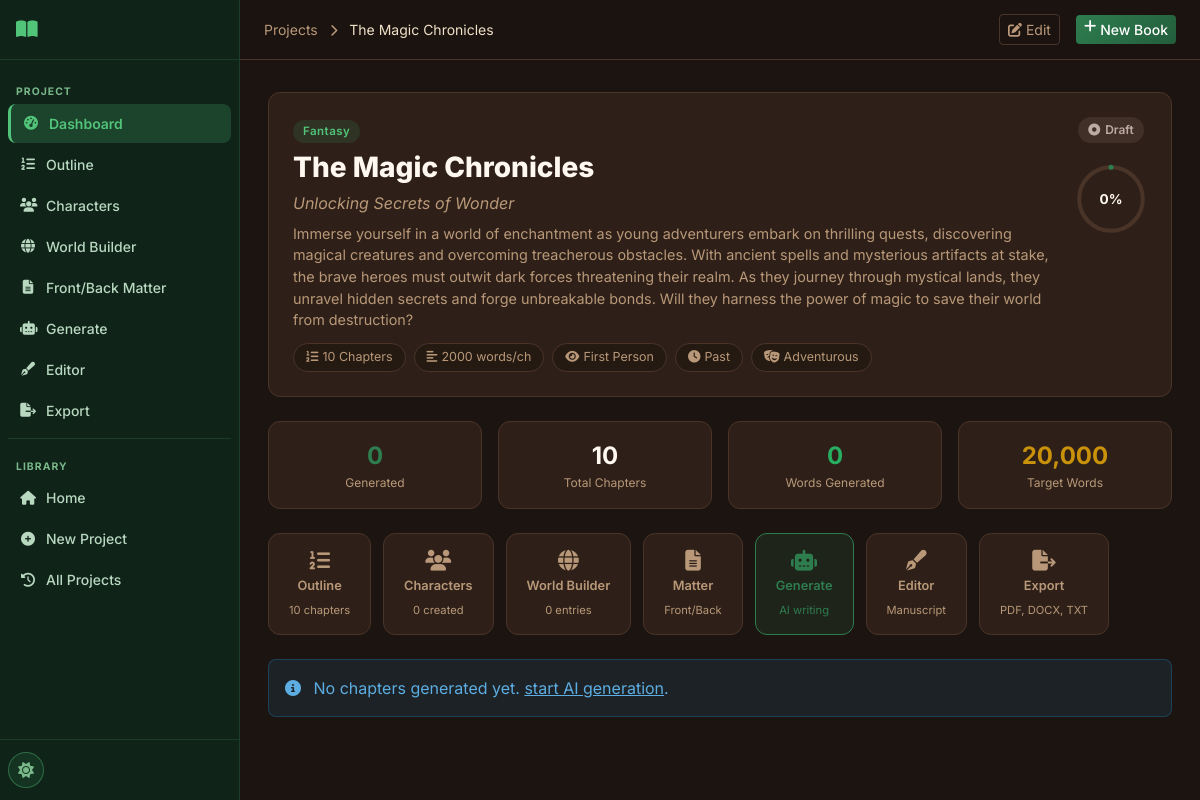
The app's page /project/15, older data.
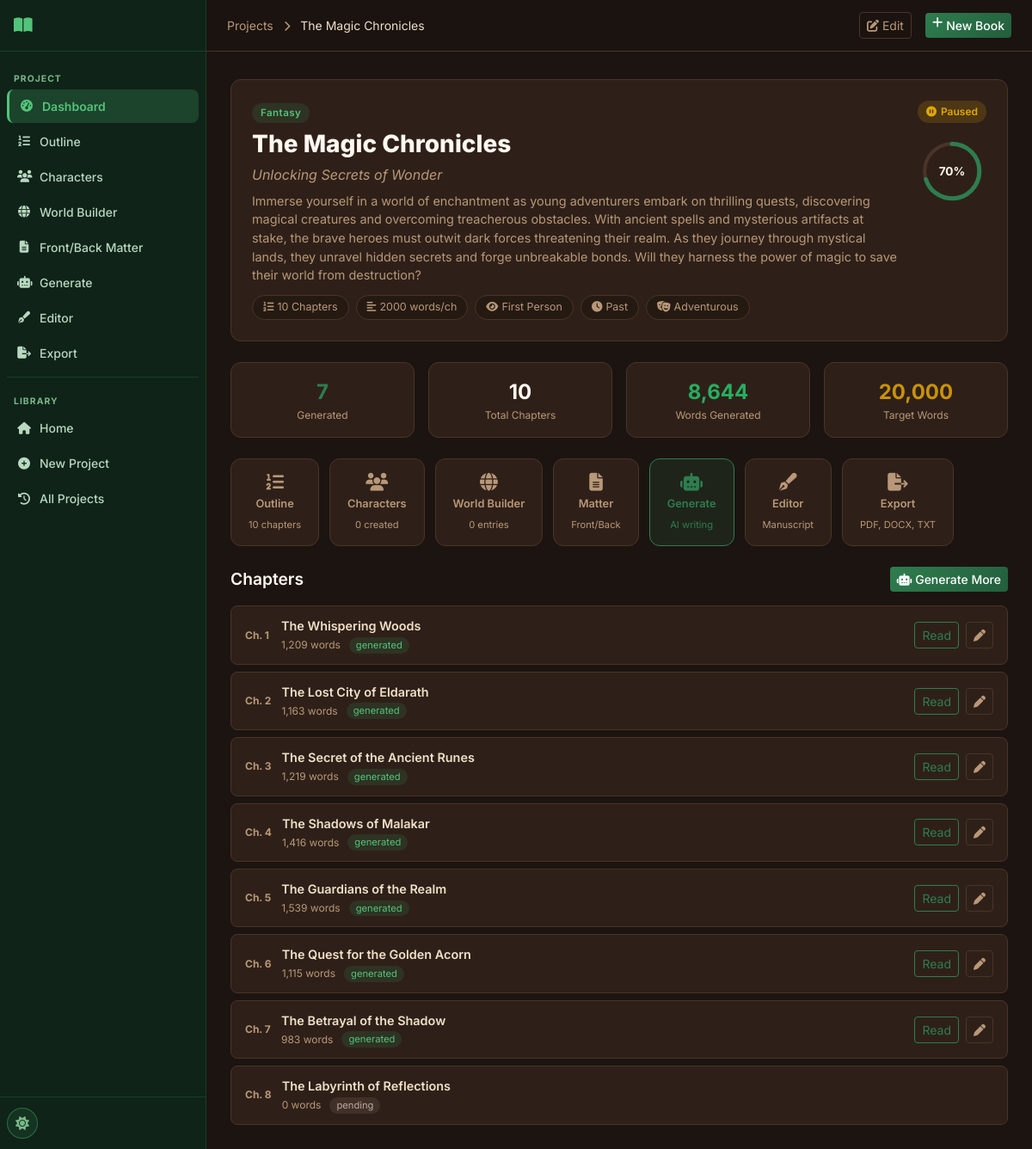
The same page, newer data.
### tables this page shows
CREATE TABLE projects (
    id INTEGER PRIMARY KEY AUTOINCREMENT,
    title TEXT NOT NULL,
    subtitle TEXT DEFAULT '',
    genre TEXT DEFAULT 'Fantasy',
    audience TEXT DEFAULT 'Adult',
    description TEXT DEFAULT '',
    language TEXT DEFAULT 'English',
    story_type TEXT DEFAULT 'Novel',
    writing_style TEXT DEFAULT 'Descriptive',
    point_of_view TEXT DEFAULT 'Third Person Limited',
    tense TEXT DEFAULT 'Past',
    tone TEXT DEFAULT 'Adventurous',
    num_chapters INTEGER DEFAULT 10,
    words_per_chapter INTEGER DEFAULT 2000,
    creativity_level TEXT DEFAULT 'balanced',
    temperature REAL DEFAULT 0.7,
    top_p REAL DEFAULT 0.9,
    max_tokens INTEGER DEFAULT 4096,
    status TEXT DEFAULT 'draft',
    current_chapter INTEGER DEFAULT 0,
    total_words INTEGER DEFAULT 0,
    cover_prompt TEXT DEFAULT '',
    include_images INTEGER DEFAULT 0,
    images_per_chapter INTEGER DEFAULT 1,
    image_style TEXT DEFAULT 'Realistic',
    created_at TIMESTAMP DEFAULT CURRENT_TIMESTAMP,
    updated_at TIMESTAMP DEFAULT CURRENT_TIMESTAMP
);

CREATE TABLE chapters (
    id INTEGER PRIMARY KEY AUTOINCREMENT,
    project_id INTEGER NOT NULL,
    chapter_number INTEGER NOT NULL,
    chapter_title TEXT DEFAULT '',
    content TEXT DEFAULT '',
    word_count INTEGER DEFAULT 0,
    summary TEXT DEFAULT '',
    status TEXT DEFAULT 'pending',
    important_events TEXT DEFAULT '',
    characters_introduced TEXT DEFAULT '',
    character_changes TEXT DEFAULT '',
    locations TEXT DEFAULT '',
    timeline_updates TEXT DEFAULT '',
    unresolved_plot_points TEXT DEFAULT '',
    created_at TIMESTAMP DEFAULT CURRENT_TIMESTAMP,
    updated_at TIMESTAMP DEFAULT CURRENT_TIMESTAMP,
    FOREIGN KEY (project_id) REFERENCES projects(id) ON DELETE CASCADE
);

### routes/projects.py (the view)
@bp.route('/project/<int:project_id>')
def project_detail(project_id):
    db = get_db()
    project = db.execute('SELECT * FROM projects WHERE id = ?', (project_id,)).fetchone()
    if not project:
        return redirect(url_for('main.history'))
    chapters = db.execute(
        'SELECT * FROM chapters WHERE project_id = ? ORDER BY chapter_number',
        (project_id,)
    ).fetchall()
    outline = db.execute(
        'SELECT * FROM outline WHERE project_id = ? ORDER BY order_index, chapter_number',
        (project_id,)
    ).fetchall()
    char_count = db.execute('SELECT COUNT(*) FROM characters WHERE project_id = ?', (project_id,)).fetchone()[0]
    world_count = db.execute('SELECT COUNT(*) FROM worldbuilding WHERE project_id = ?', (project_id,)).fetchone()[0]
    outline_count = len(outline)
    generated_count = sum(1 for c in chapters if c['status'] == 'generated')
    total_words = sum(c['word_count'] for c in chapters)
    target_words = (project['num_chapters'] or 10) * (project['words_per_chapter'] or 2000)
    progress = int((generated_count / project['num_chapters'] * 100)) if project['num_chapters'] else 0
    groq_configured = bool(get_setting(db, 'groq_api_key'))
    return render_template('project_detail.html',
                           project=project, chapters=chapters, outline=outline,
                           char_count=char_count, world_count=world_count,
                           outline_count=outline_count, generated_count=generated_count,
                           total_words=total_words, target_words=target_words,
                           progress=progress, groq_configured=groq_configured)

### database/__init__.py (called while the page is built)
def get_db():
    if 'db' not in g:
        db_path = current_app.config['DATABASE']
        os.makedirs(os.path.dirname(db_path), exist_ok=True)
        g.db = sqlite3.connect(db_path)
        g.db.row_factory = sqlite3.Row
        g.db.execute('PRAGMA foreign_keys = ON')
        g.db.execute('PRAGMA journal_mode = WAL')
    return g.db

### utils/helpers.py (called while the page is built)
def get_setting(db, key, default=''):
    row = db.execute('SELECT value FROM settings WHERE key = ?', (key,)).fetchone()
    return row['value'] if row else default

### templates/project_detail.html (shortened to what this page needs)
{% extends "base.html" %}
{% block breadcrumb %}
<a href="{{ url_for('main.history') }}" class="text-muted text-decoration-none">Projects</a>
<i class="fas fa-chevron-right mx-2 text-muted small"></i>
{{ project.title[:30] }}{% if project.title|length > 30 %}…{% endif %}
{% endblock %}
{% block topnav_actions %}
<a href="{{ url_for('projects.edit_project', project_id=project.id) }}" class="btn btn-outline-secondary btn-sm me-2">
  <i class="fas fa-edit me-1"></i>Edit
</a>
{% endblock %}
{% block content %}
<div class="project-hero mb-4">
  <div class="project-hero-info">
    <div class="genre-badge genre-{{ project.genre | lower | replace(' ', '-') | replace('/', '-') }} mb-2">{{ project.genre }}</div>
    <h1 class="project-hero-title">{{ project.title }}</h1>
    {% if project.subtitle %}<p class="project-hero-subtitle">{{ project.subtitle }}</p>{% endif %}
    <p class="project-hero-desc">{{ project.description }}</p>
    <div class="project-meta-tags">
      <span class="meta-tag"><i class="fas fa-list-ol me-1"></i>{{ project.num_chapters }} Chapters</span>
      <span class="meta-tag"><i class="fas fa-align-left me-1"></i>{{ project.words_per_chapter }} words/ch</span>
      <span class="meta-tag"><i class="fas fa-eye me-1"></i>{{ project.point_of_view }}</span>
      <span class="meta-tag"><i class="fas fa-clock me-1"></i>{{ project.tense }}</span>
      <span class="meta-tag"><i class="fas fa-theater-masks me-1"></i>{{ project.tone }}</span>
    </div>
  </div>
  <div class="project-hero-actions">
    <div class="status-pill status-{{ project.status }} mb-2">
      {% if project.status == 'completed' %}<i class="fas fa-check-circle"></i>
      {% elif project.status == 'generating' %}<i class="fas fa-spinner fa-spin"></i>
      {% elif project.status == 'paused' %}<i class="fas fa-pause-circle"></i>
      {% else %}<i class="fas fa-circle-dot"></i>{% endif %}
      {{ project.status | title }}
    </div>
    <div class="progress-display">
      <div class="progress-circle">
        <svg viewBox="0 0 36 36">
          <circle cx="18" cy="18" r="15.9" fill="none" stroke="var(--border-color)" stroke-width="2"/>
          <circle cx="18" cy="18" r="15.9" fill="none" stroke="var(--primary)" stroke-width="2.5"
                  stroke-dasharray="{{ progress }}, 100" stroke-linecap="round" transform="rotate(-90 18 18)"/>
        </svg>
        <span>{{ progress }}%</span>
      </div>
    </div>
  </div>
</div>
<div class="row g-3 mb-4">
  <div class="col-6 col-md-3">
    <div class="mini-stat">
      <div class="mini-stat-value text-primary">{{ generated_count }}</div>
      <div class="mini-stat-label">Generated</div>
    </div>
  </div>
  <div class="col-6 col-md-3">
    <div class="mini-stat">
      <div class="mini-stat-value">{{ project.num_chapters }}</div>
      <div class="mini-stat-label">Total Chapters</div>
    </div>
  </div>
  <div class="col-6 col-md-3">
    <div class="mini-stat">
      <div class="mini-stat-value text-success">{{ '{:,}'.format(total_words) }}</div>
      <div class="mini-stat-label">Words Generated</div>
    </div>
  </div>
  <div class="col-6 col-md-3">
    <div class="mini-stat">
      <div class="mini-stat-value text-warning">{{ '{:,}'.format(target_words) }}</div>
      <div class="mini-stat-label">Target Words</div>
    </div>
  </div>
</div>
<div class="quick-actions mb-4">
  <a href="{{ url_for('outline.outline_page', project_id=project.id) }}" class="quick-action-btn">
    <i class="fas fa-list-ol"></i>
    <span>Outline</span>
    <small>{{ outline_count }} chapters</small>
  </a>
  <a href="{{ url_for('characters.characters_page', project_id=project.id) }}" class="quick-action-btn">
    <i class="fas fa-users"></i>
    <span>Characters</span>
    <small>{{ char_count }} created</small>
  </a>
  <a href="{{ url_for('worldbuilding.worldbuilding_page', project_id=project.id) }}" class="quick-action-btn">
    <i class="fas fa-globe"></i>
    <span>World Builder</span>
    <small>{{ world_count }} entries</small>
  </a>
  <a href="{{ url_for('matter.matter_page', project_id=project.id) }}" class="quick-action-btn">
    <i class="fas fa-file-alt"></i>
    <span>Matter</span>
    <small>Front/Back</small>
  </a>
  <a href="{{ url_for('chapters.generation_page', project_id=project.id) }}" class="quick-action-btn highlight">
    <i class="fas fa-robot"></i>
    <span>Generate</span>
    <small>AI writing</small>
  </a>
  <a href="{{ url_for('editor.editor_page', project_id=project.id) }}" class="quick-action-btn">
    <i class="fas fa-pen-fancy"></i>
    <span>Editor</span>
    <small>Manuscript</small>
  </a>
  <a href="{{ url_for('exports.export_page', project_id=project.id) }}" class="quick-action-btn">
    <i class="fas fa-file-export"></i>
    <span>Export</span>
    <small>PDF, DOCX, TXT</small>
  </a>
</div>
{% if chapters %}
<div class="section-header mb-3">
  <h2 class="section-title">Chapters</h2>
  <a href="{{ url_for('chapters.generation_page', project_id=project.id) }}" class="btn btn-primary btn-sm">
    <i class="fas fa-robot me-1"></i>Generate More
  </a>
</div>
<div class="chapters-grid">
  {% for ch in chapters %}
  <div class="chapter-item chapter-status-{{ ch.status }}">
    <div class="chapter-num">Ch. {{ ch.chapter_number }}</div>
    <div class="chapter-info">
      <div class="chapter-title">{{ ch.chapter_title or 'Untitled Chapter' }}</div>
      <div class="chapter-meta">
        <span class="chapter-words">{{ '{:,}'.format(ch.word_count) }} words</span>
        <span class="chapter-badge badge-{{ ch.status }}">{{ ch.status }}</span>
      </div>
    </div>
    {% if ch.status == 'generated' %}
    <div class="d-flex gap-2 ms-auto">
      <a href="{{ url_for('chapters.chapter_view', project_id=project.id, chapter_id=ch.id) }}" class="btn btn-sm btn-outline-primary">
        Read
      </a>
      <a href="{{ url_for('editor.editor_page', project_id=project.id) }}?chapter={{ ch.id }}" class="btn btn-sm btn-outline-secondary" title="Edit in Editor">
        <i class="fas fa-pen"></i>
      </a>
    </div>
    {% elif ch.status == 'generating' %}
    <span class="spinner-border spinner-border-sm text-primary ms-auto"></span>
    {% endif %}
  </div>
  {% endfor %}
</div>
{% else %}
<div class="alert alert-info">
  <i class="fas fa-info-circle me-2"></i>
  No chapters generated yet.
  <a href="{{ url_for('chapters.generation_page', project_id=project.id) }}">start AI generation</a>.
</div>
{% endif %}
{% endblock %}

### templates/base.html (shortened to what this page needs)
<!DOCTYPE html>
<html lang="en" data-theme="{{ default_theme }}">
<head>
  <link href="https://cdn.jsdelivr.net/npm/bootstrap@5.3.2/dist/css/bootstrap.min.css" rel="stylesheet">
  <link href="https://cdnjs.cloudflare.com/ajax/libs/font-awesome/6.5.0/css/all.min.css" rel="stylesheet">
  <link href="{{ url_for('static', filename='css/style.css') }}" rel="stylesheet">
</head>
<body>
<nav class="sidebar" id="sidebar">
  <div class="sidebar-header">
    <a href="{{ url_for('main.index') }}" class="sidebar-brand">
      <i class="fas fa-book-open"></i>
    </a>
  </div>
  <div class="sidebar-menu">
    {% if request.view_args and request.view_args.get('project_id') %}
    {% set pid = request.view_args.project_id %}
    <div class="sidebar-section-label">PROJECT</div>
    <a href="{{ url_for('projects.project_detail', project_id=pid) }}" class="sidebar-item {% if request.endpoint == 'projects.project_detail' %}active{% endif %}">
      <i class="fas fa-tachometer-alt"></i><span>Dashboard</span>
    </a>
    <a href="{{ url_for('outline.outline_page', project_id=pid) }}" class="sidebar-item {% if request.endpoint == 'outline.outline_page' %}active{% endif %}">
      <i class="fas fa-list-ol"></i><span>Outline</span>
    </a>
    <a href="{{ url_for('characters.characters_page', project_id=pid) }}" class="sidebar-item {% if request.endpoint == 'characters.characters_page' %}active{% endif %}">
      <i class="fas fa-users"></i><span>Characters</span>
    </a>
    <a href="{{ url_for('worldbuilding.worldbuilding_page', project_id=pid) }}" class="sidebar-item {% if request.endpoint == 'worldbuilding.worldbuilding_page' %}active{% endif %}">
      <i class="fas fa-globe"></i><span>World Builder</span>
    </a>
    <a href="{{ url_for('matter.matter_page', project_id=pid) }}" class="sidebar-item {% if request.endpoint == 'matter.matter_page' %}active{% endif %}">
      <i class="fas fa-file-alt"></i><span>Front/Back Matter</span>
    </a>
    <a href="{{ url_for('chapters.generation_page', project_id=pid) }}" class="sidebar-item {% if request.endpoint == 'chapters.generation_page' %}active{% endif %}">
      <i class="fas fa-robot"></i><span>Generate</span>
    </a>
    <a href="{{ url_for('editor.editor_page', project_id=pid) }}" class="sidebar-item {% if request.endpoint == 'editor.editor_page' %}active{% endif %}">
      <i class="fas fa-pen-fancy"></i><span>Editor</span>
    </a>
    <a href="{{ url_for('exports.export_page', project_id=pid) }}" class="sidebar-item {% if request.endpoint == 'exports.export_page' %}active{% endif %}">
      <i class="fas fa-file-export"></i><span>Export</span>
    </a>
    <div class="sidebar-divider"></div>
    {% endif %}
    <div class="sidebar-section-label">LIBRARY</div>
    <a href="{{ url_for('main.index') }}" class="sidebar-item {% if request.endpoint == 'main.index' %}active{% endif %}">
      <i class="fas fa-home"></i><span>Home</span>
    </a>
    <a href="{{ url_for('projects.new_project') }}" class="sidebar-item {% if request.endpoint == 'projects.new_project' %}active{% endif %}">
      <i class="fas fa-plus-circle"></i><span>New Project</span>
    </a>
    <a href="{{ url_for('main.history') }}" class="sidebar-item {% if request.endpoint == 'main.history' %}active{% endif %}">
      <i class="fas fa-history"></i><span>All Projects</span>
    </a>
  </div>
  <div class="sidebar-footer">
    <button class="theme-toggle" onclick="toggleTheme()" title="Toggle theme">
      <i class="fas fa-moon" id="themeIcon"></i>
    </button>
  </div>
</nav>
<div class="main-wrapper" id="mainWrapper">
  <header class="topnav">
    <div class="topnav-breadcrumb">
      {% block breadcrumb %}{% endblock %}
    </div>
    <div class="topnav-actions ms-auto">
      {% block topnav_actions %}{% endblock %}
      <a href="{{ url_for('projects.new_project') }}" class="btn btn-primary btn-sm d-none d-md-inline-flex">
        <i class="fas fa-plus me-1"></i>New Book
      </a>
    </div>
  </header>
  <main class="content-area">
    {% block content %}{% endblock %}
  </main>
</div>
</body>
</html>

Row changes from the older to the newer data that the page shows:
changed projects "The Magic Chronicles": status "Draft" → "Paused"
added chapters: chapter_number "1", chapter_title "The Whispering Woods", word_count "1,209", status "generated"
added chapters: chapter_number "2", chapter_title "The Lost City of Eldarath", word_count "1,163", status "generated"
added chapters: chapter_number "3", chapter_title "The Secret of the Ancient Runes", word_count "1,219", status "generated"
added chapters: chapter_number "4", chapter_title "The Shadows of Malakar", word_count "1,416", status "generated"
added chapters: chapter_number "5", chapter_title "The Guardians of the Realm", word_count "1,539", status "generated"
added chapters: chapter_number "6", chapter_title "The Quest for the Golden Acorn", word_count "1,115", status "generated"
added chapters: chapter_number "7", chapter_title "The Betrayal of the Shadow", word_count "983", status "generated"
added chapters: chapter_number "8", chapter_title "The Labyrinth of Reflections", word_count "0", status "pending"
Text that changed along with them:
{{ progress }}: "0" → "70"
{{ generated_count }}: "0" → "7"
{{ '{:,}'.format(total_words) }}: "0" → "8,644"
text no longer shown: "No chapters generated yet. start AI generation ."
text now shown: "Chapters Generate More"
